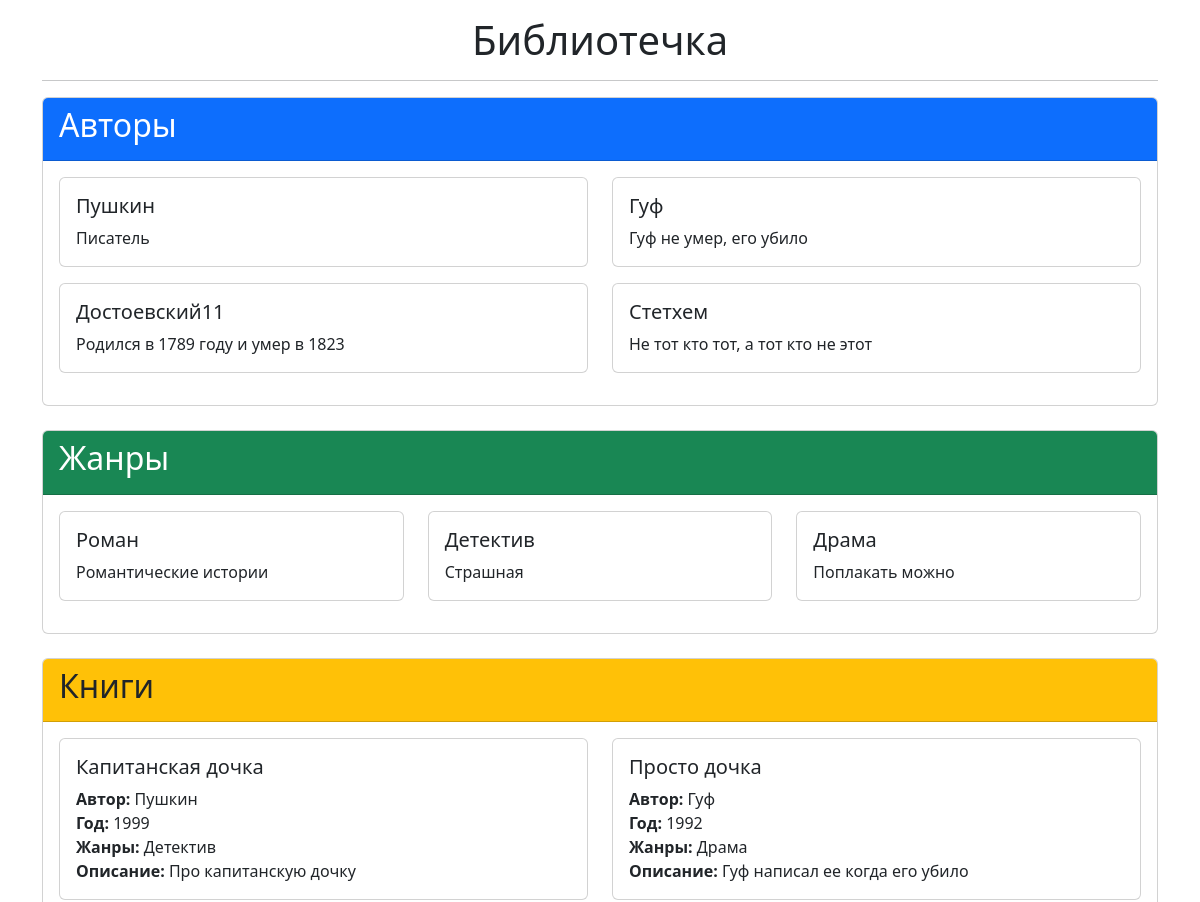
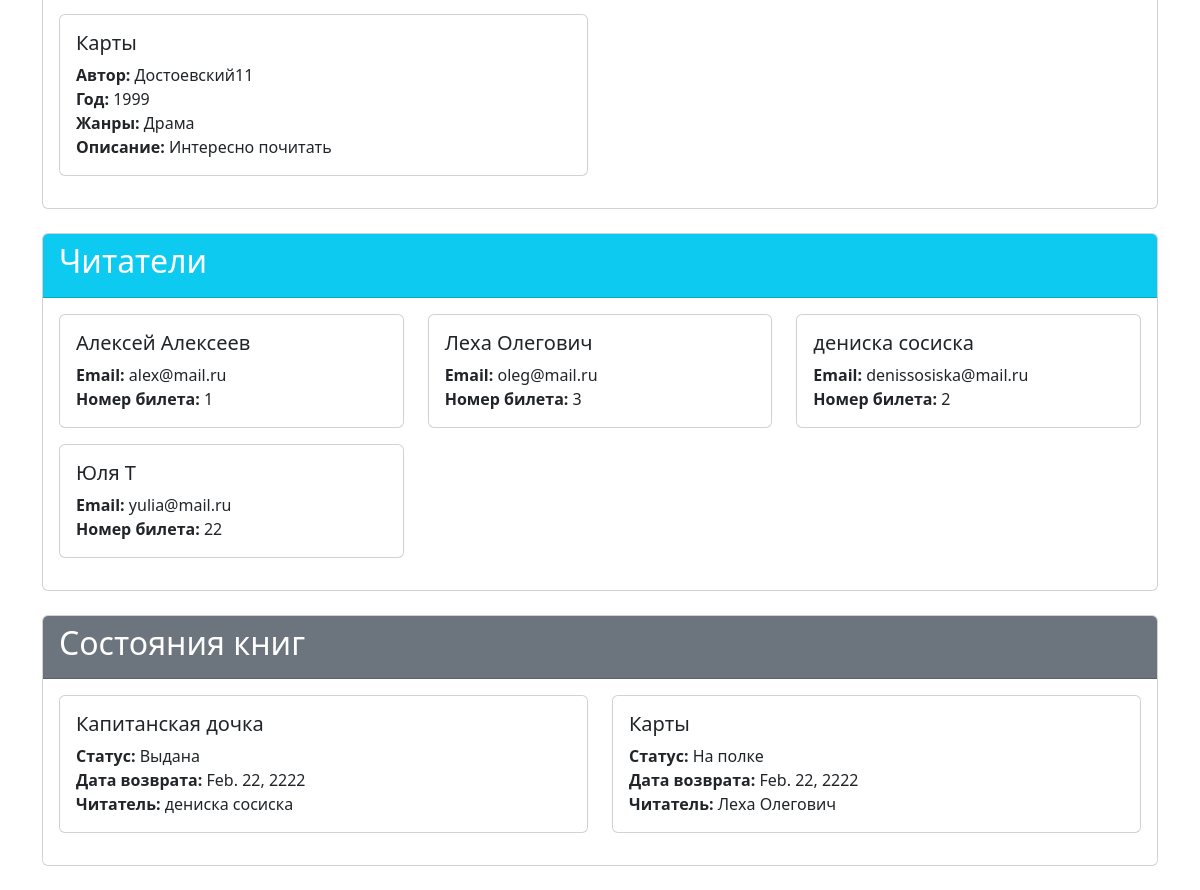
The page / on the database its author committed (2 pictures, top to bottom).
### library/models.py (models this page shows, shortened)
class Author(models.Model):
    nameAuthor = models.TextField("ФИО")
    bio = models.TextField("Биография")
    picture = models.ImageField("Изображение", null=True, upload_to="library_img")
    class Meta:
        verbose_name = "Автор"
        verbose_name_plural = "Авторы"

class Genre(models.Model):
    name = models.TextField("Название жанра")
    description = models.TextField("Описание жанра")
    class Meta:
        verbose_name = "Жанр"
        verbose_name_plural = "Жанры"

class Book(models.Model):
    name = models.TextField("Название")
    author = models.ForeignKey(Author, on_delete=models.CASCADE, verbose_name="Автор", null=True, blank=True)
    genres = models.ManyToManyField(Genre, verbose_name="Жанры")
    publication_year = models.IntegerField("Год публикации")
    description = models.TextField("Описание")
    class Meta:
        verbose_name = "Книга"
        verbose_name_plural = "Книги"

class Reader(models.Model):
    first_name = models.TextField("Имя")
    last_name = models.TextField("Фамилия")
    email = models.EmailField("Email")
    card_number = models.CharField("Номер читательского билета")
    user = models.OneToOneField("auth.User", on_delete=models.CASCADE, null=True)
    picture = models.ImageField("Фото", null=True, upload_to="library_img")
    class Meta:
        verbose_name = "Читатель"
        verbose_name_plural = "Читатели"

class BookInstance(models.Model):
    STATUS_CHOICES = [
        ('available', 'На полке'),
        ('borrowed', 'Выдана'),
        ('maintenance', 'В ремонте'),
    ]
    book = models.ForeignKey(Book, on_delete=models.CASCADE, verbose_name="Книга")
    status = models.CharField("Статус", max_length=20, choices=STATUS_CHOICES, default='available')
    due_back = models.DateField("Дата возврата", null=True, blank=True)
    borrower = models.ForeignKey(Reader, on_delete=models.SET_NULL, verbose_name="Читатель", null=True, blank=True)
    class Meta:
        verbose_name = "Экземпляр книги"
        verbose_name_plural = "Экземпляры книг"

### library/views.py (the view)
# urls.py: path('', ShowAuthorsView.as_view()),
class ShowAuthorsView(TemplateView):
    template_name = "authors/show_authors.html"
    def get_context_data(self, **kwargs):
        context = super().get_context_data(**kwargs)
        context['authors'] = Author.objects.all()
        context['genres'] = Genre.objects.all()
        context['books'] = Book.objects.all().prefetch_related('author', 'genres')
        context['readers'] = Reader.objects.all()
        context['bookinstances'] = BookInstance.objects.all().select_related('book', 'borrower')
        return context

### templates/authors/show_authors.html (shortened to what this page needs)
<!DOCTYPE html>
<html lang="ru">
<head>
    <link href="https://cdn.jsdelivr.net/npm/bootstrap@5.3.8/dist/css/bootstrap.min.css" rel="stylesheet">
</head>
<body>
    <div class="container mt-3">
        <h1 class="text-center"> Библиотечка </h1>
        <hr>
        <div class="card mb-4">
            <div class="card-header bg-primary text-white">
                <h2>Авторы</h2>
            </div>
            <div class="card-body">
                <div class="row">
                    {% for author in authors %}
                    <div class="col-md-6 mb-3">
                        <div class="card">
                            <div class="card-body">
                                <h5 class="card-title">{{ author.nameAuthor }}</h5>
                                <p class="card-text">{{ author.bio }}</p>
                            </div>
                        </div>
                    </div>
                    {% endfor %}
                </div>
            </div>
        </div>
        <div class="card mb-4">
            <div class="card-header bg-success text-white">
                <h2>Жанры</h2>
            </div>
            <div class="card-body">
                <div class="row">
                    {% for genre in genres %}
                    <div class="col-md-4 mb-3">
                        <div class="card">
                            <div class="card-body">
                                <h5 class="card-title">{{ genre.name }}</h5>
                                <p class="card-text">{{ genre.description }}</p>
                            </div>
                        </div>
                    </div>
                    {% endfor %}
                </div>
            </div>
        </div>
        <div class="card mb-4">
            <div class="card-header bg-warning">
                <h2>Книги</h2>
            </div>
            <div class="card-body">
                <div class="row">
                    {% for book in books %}
                    <div class="col-md-6 mb-3">
                        <div class="card">
                            <div class="card-body">
                                <h5 class="card-title">{{ book.name }}</h5>
                                <p class="card-text">
                                    <strong>Автор:</strong> {{ book.author.nameAuthor }}<br>
                                    <strong>Год:</strong> {{ book.publication_year }}<br>
                                    <strong>Жанры:</strong>
                                    {% for genre in book.genres.all %}
                                        {{ genre.name }}{% if not forloop.last %}, {% endif %}
                                    {% endfor %}<br>
                                    <strong>Описание:</strong> {{ book.description }}
                                </p>
                            </div>
                        </div>
                    </div>
                    {% endfor %}
                </div>
            </div>
        </div>
        <div class="card mb-4">
            <div class="card-header bg-info text-white">
                <h2>Читатели</h2>
            </div>
            <div class="card-body">
                <div class="row">
                    {% for reader in readers %}
                    <div class="col-md-4 mb-3">
                        <div class="card">
                            <div class="card-body">
                                <h5 class="card-title">{{ reader.first_name }} {{ reader.last_name }}</h5>
                                <p class="card-text">
                                    <strong>Email:</strong> {{ reader.email }}<br>
                                    <strong>Номер билета:</strong> {{ reader.card_number }}
                                </p>
                            </div>
                        </div>
                    </div>
                    {% endfor %}
                </div>
            </div>
        </div>
        <div class="card mb-4">
            <div class="card-header bg-secondary text-white">
                <h2>Состояния книг</h2>
            </div>
            <div class="card-body">
                <div class="row">
                    {% for instance in bookinstances %}
                    <div class="col-md-6 mb-3">
                        <div class="card">
                            <div class="card-body">
                                <h5 class="card-title">{{ instance.book.name }}</h5>
                                <p class="card-text">
                                    <strong>Статус:</strong>
                                    <span>
                                        {{ instance.get_status_display }}
                                    </span><br>
                                    <strong>Дата возврата:</strong>
                                    {% if instance.due_back %}
                                        {{ instance.due_back }}
                                    {% else %}
                                        Не указана
                                    {% endif %}<br>
                                    <strong>Читатель:</strong>
                                    {% if instance.borrower %}
                                        {{ instance.borrower.first_name }} {{ instance.borrower.last_name }}
                                    {% else %}
                                        Не выдана
                                    {% endif %}
                                </p>
                            </div>
                        </div>
                    </div>
                    {% endfor %}
                </div>
            </div>
        </div>
    </div>
</body>
</html>

### rows shown on the page
Author: nameAuthor "Пушкин", bio "Писатель"
Author: nameAuthor "Гуф", bio "Гуф не умер, его убило"
Author: nameAuthor "Достоевский11", bio "Родился в 1789 году и умер в 1823"
Author: nameAuthor "Стетхем", bio "Не тот кто тот, а тот кто не этот"
Genre: name "Роман", description "Романтические истории"
Genre: name "Детектив", description "Страшная"
Genre: name "Драма", description "Поплакать можно"
Book: name "Капитанская дочка", author.nameAuthor "Пушкин", publication_year "1999", description "Про капитанскую дочку"
Book: name "Просто дочка", author.nameAuthor "Гуф", publication_year "1992", description "Гуф написал ее когда его убило"
Book: name "Карты", author.nameAuthor "Достоевский11", publication_year "1999", description "Интересно почитать"
Reader: first_name "Алексей", last_name "Алексеев", email "alex@mail.ru", card_number "1"
Reader: first_name "Леха", last_name "Олегович", email "oleg@mail.ru", card_number "3"
Reader: first_name "дениска", last_name "сосиска", email "denissosiska@mail.ru", card_number "2"
Reader: first_name "Юля", last_name "Т", email "yulia@mail.ru", card_number "22"
BookInstance: book.name "Капитанская дочка", status "Выдана", due_back "Feb. 22, 2222", borrower.first_name "дениска", borrower.last_name "сосиска"
BookInstance: book.name "Карты", status "На полке", due_back "Feb. 22, 2222", borrower.first_name "Леха", borrower.last_name "Олегович"
